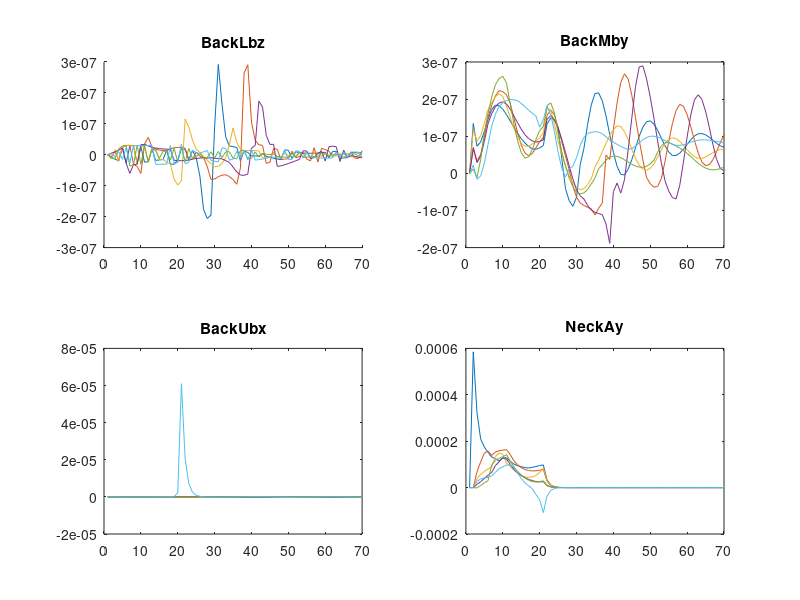
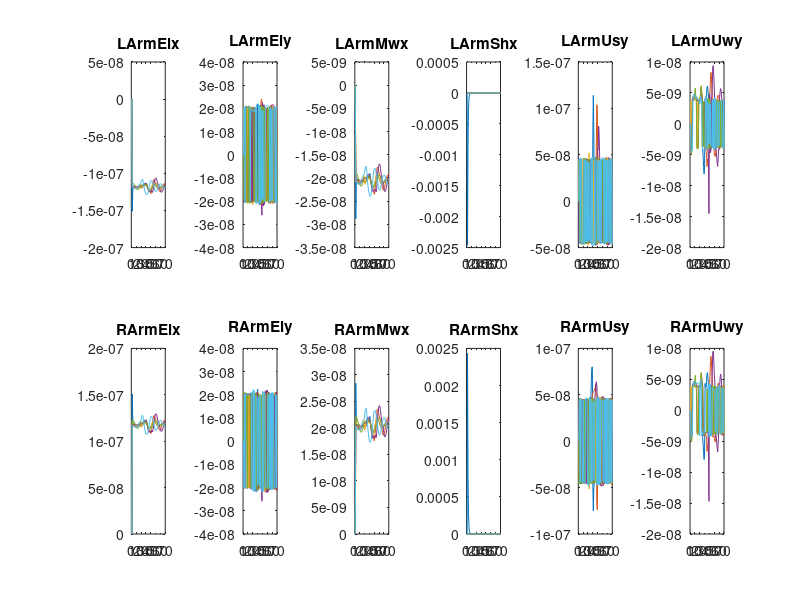
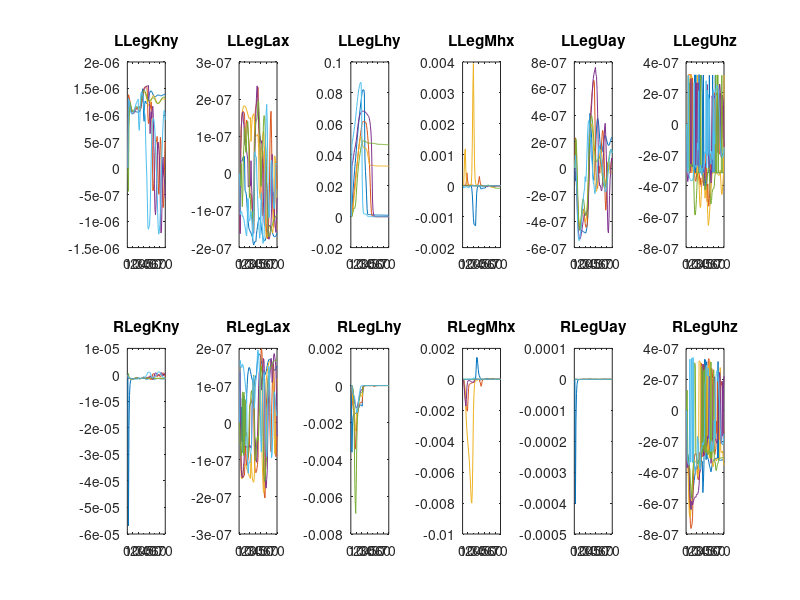

MATLAB code for these plots, in order:
clear all
clc
load('RLL2KX1S.mat')
size = size(BackLbz);
index = size(1);


% plot 3 back 1 neck
figure;
subplot(2,2,1)
for SAMPLE= 1:index
hold on
plot(BackLbz(SAMPLE,:))
end
title('BackLbz')
subplot(2,2,2)
for SAMPLE= 1:index
plot(BackMby(SAMPLE,:))
hold on
end
title('BackMby')
subplot(2,2,3)
for SAMPLE= 1:index
plot(BackUbx(SAMPLE,:))
hold on
end
title('BackUbx')
subplot(2,2,4)
for SAMPLE= 1:index
plot(NeckAy(SAMPLE,:))
hold on
end
title('NeckAy')

% plot 6 LArm 6 RArm
figure;
subplot(2,6,1)
for SAMPLE= 1:index
plot (LArmElx(SAMPLE,:))
hold on
end
title('LArmElx')
subplot(2,6,2)
for SAMPLE= 1:index
plot (LArmEly(SAMPLE,:))
hold on
end
title('LArmEly')
subplot(2,6,3)
for SAMPLE= 1:index
plot (LArmMwx(SAMPLE,:))
hold on
end
title('LArmMwx')
subplot(2,6,4)
for SAMPLE= 1:index
plot (LArmShx(SAMPLE,:))
hold on
end
title('LArmShx')
subplot(2,6,5)
for SAMPLE= 1:index
plot (LArmUsy(SAMPLE,:))
hold on
end
title('LArmUsy')
subplot(2,6,6)
for SAMPLE= 1:index
plot (LArmUwy(SAMPLE,:))
hold on
end
title('LArmUwy')
subplot(2,6,7)
for SAMPLE= 1:index
plot (RArmElx(SAMPLE,:))
hold on
end
title('RArmElx')
subplot(2,6,8)
for SAMPLE= 1:index
plot (RArmEly(SAMPLE,:))
hold on
end
title('RArmEly')
subplot(2,6,9)
for SAMPLE= 1:index
plot (RArmMwx(SAMPLE,:))
hold on
end
title('RArmMwx')
subplot(2,6,10)
for SAMPLE= 1:index
plot (RArmShx(SAMPLE,:))
hold on
end
title('RArmShx')
subplot(2,6,11)
for SAMPLE= 1:index
plot (RArmUsy(SAMPLE,:))
hold on
end
title('RArmUsy')
subplot(2,6,12)
for SAMPLE= 1:index
plot (RArmUwy(SAMPLE,:))
hold on
end
title('RArmUwy')

% plot 6 LLeg 6 RLeg
figure;
subplot(2,6,1)
for SAMPLE= 1:index
plot (LLegKny(SAMPLE,:))
hold on
end
title('LLegKny')
subplot(2,6,2)
for SAMPLE= 1:index
plot (LLegLax(SAMPLE,:))
hold on
end
title('LLegLax')
subplot(2,6,3)
for SAMPLE= 1:index
plot (LLegLhy(SAMPLE,:))
hold on
end
title('LLegLhy')
subplot(2,6,4)
for SAMPLE= 1:index
plot (LLegMhx(SAMPLE,:))
hold on
end
title('LLegMhx')
subplot(2,6,5)
for SAMPLE= 1:index
plot (LLegUay(SAMPLE,:))
hold on
end
title('LLegUay')
subplot(2,6,6)
for SAMPLE= 1:index
plot (LLegUhz(SAMPLE,:))
hold on
end
title('LLegUhz')
subplot(2,6,7)
for SAMPLE= 1:index
plot (RLegKny(SAMPLE,:))
hold on
end
title('RLegKny')
subplot(2,6,8)
for SAMPLE= 1:index
plot (RLegLax(SAMPLE,:))
hold on
end
title('RLegLax')
subplot(2,6,9)
for SAMPLE= 1:index
plot (RLegLhy(SAMPLE,:))
hold on
end
title('RLegLhy')
subplot(2,6,10)
for SAMPLE= 1:index
plot (RLegMhx(SAMPLE,:))
hold on
end
title('RLegMhx')
subplot(2,6,11)
for SAMPLE= 1:index
plot (RLegUay(SAMPLE,:))
hold on
end
title('RLegUay')
subplot(2,6,12)
for SAMPLE= 1:index
plot (RLegUhz(SAMPLE,:))
hold on
end
title('RLegUhz')
